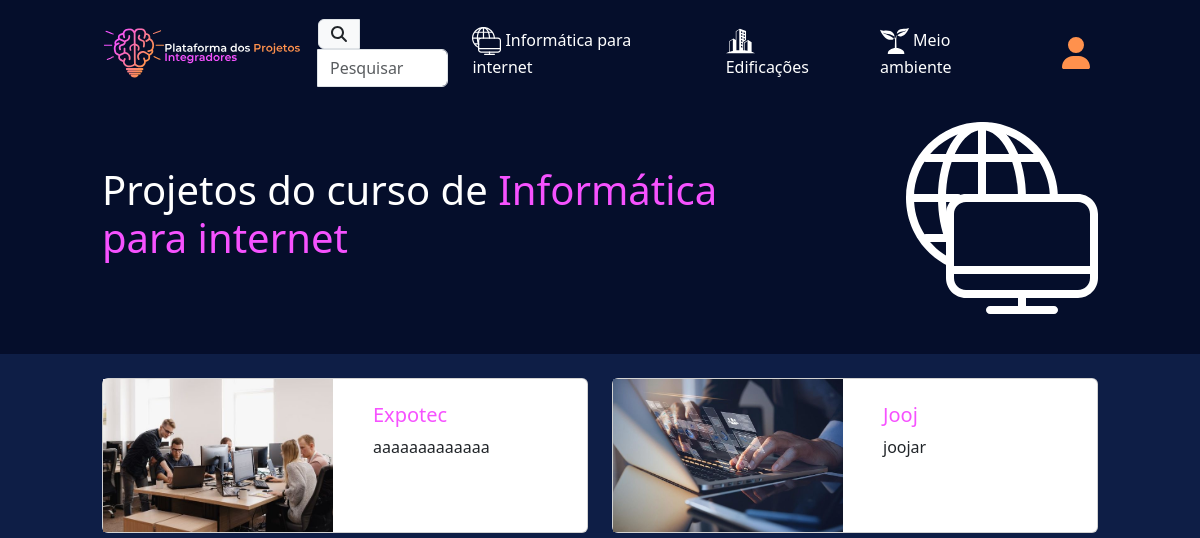
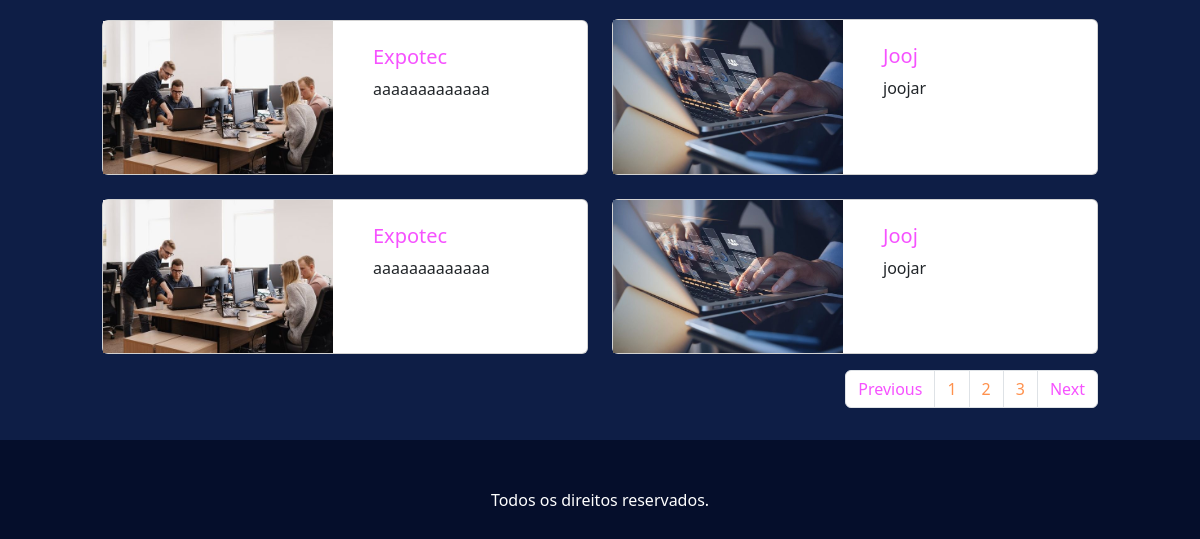
Before: /projetos/1/ with the older database file (2 pictures, top to bottom).
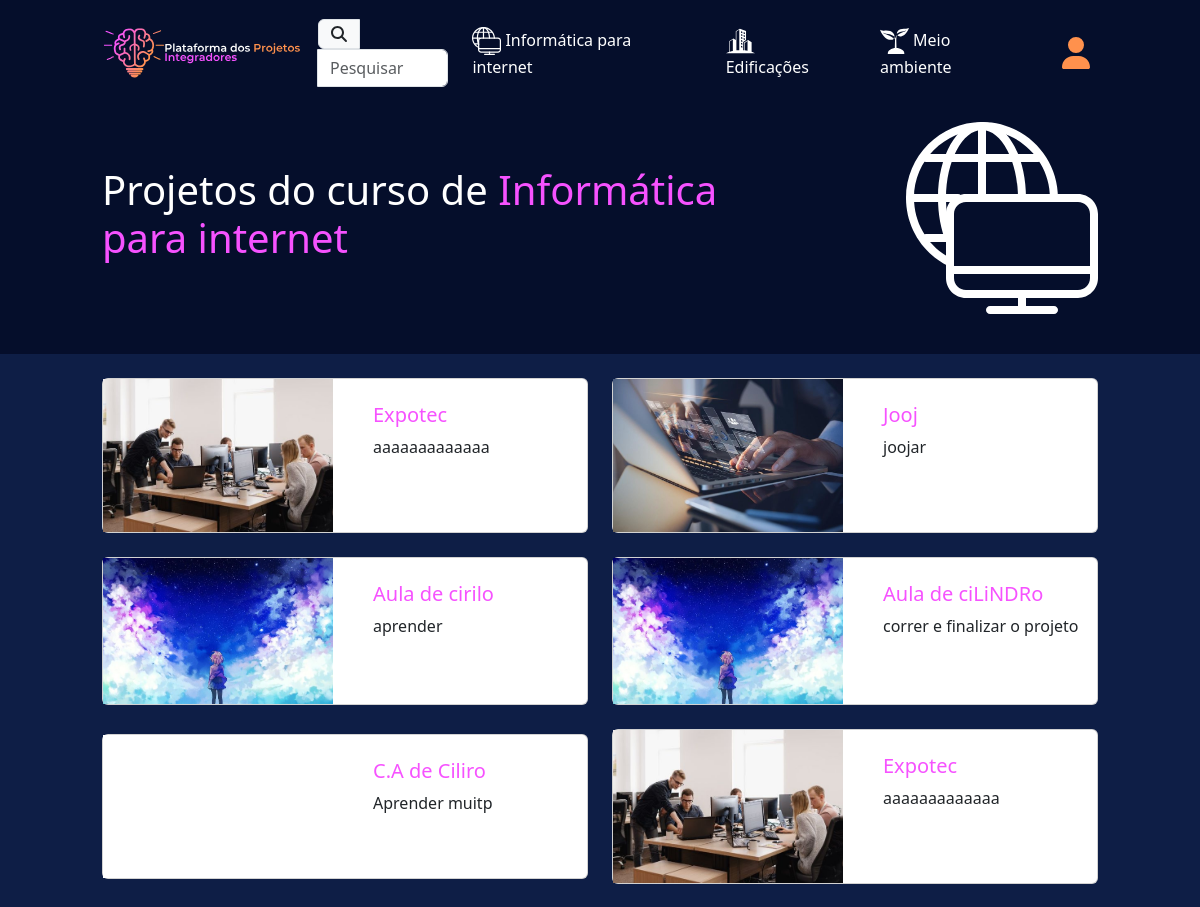
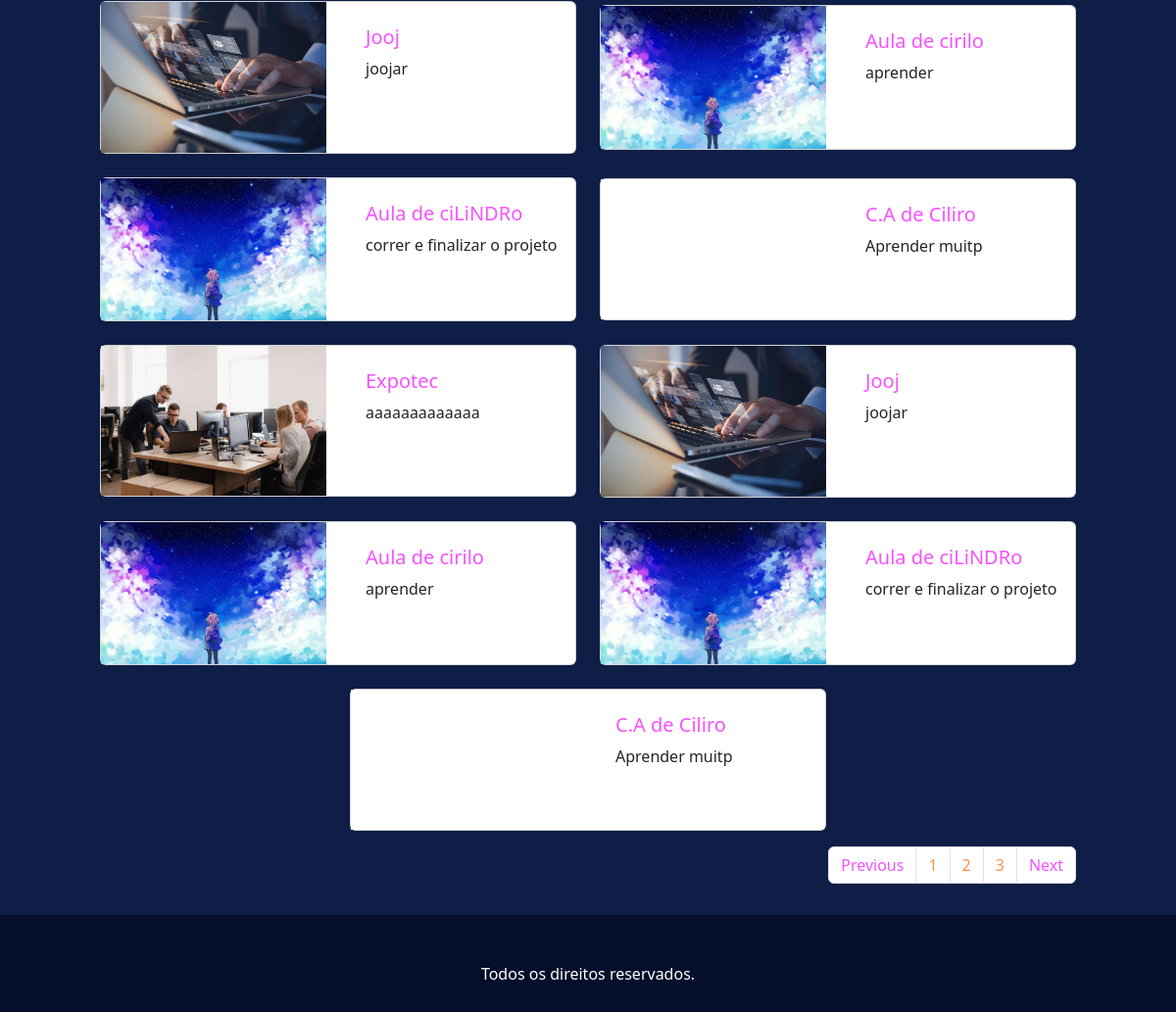
After: the same page with the newer database file (2 pictures, top to bottom).
### users/models.py (models this page shows, shortened)
class Curso(models.Model):
    titulo = models.CharField(max_length=50)
    logo = models.FileField(blank=True)

### ppi/models.py (models this page shows, shortened)
class Projeto(models.Model):
    titulo = models.CharField(max_length=80)
    resumo = models.TextField(max_length=2000)
    objetivo = models.TextField(max_length=2000)
    capa = models.ImageField('media/')
    pdf = models.FileField(blank=True, null=True)
    palavras_chave = models.CharField(max_length=200, blank=True, null=True)
    curso = models.ForeignKey(Curso,on_delete=models.CASCADE, related_name="projetos")
    componentes = models.ManyToManyField(Profile, related_name="projetos", blank=True)
    criado_em = models.DateTimeField(auto_now_add=True,null=True)

### ppi/views.py (the view)
# urls.py: path("projetos/<int:id>/", views.info, name = "projetos"),
def info(request, id):
    curso = get_object_or_404(Curso, id = id)
    posts = Projeto.objects.filter( curso = id )
    context = {
        "curso" : curso,
        "projetos" : posts,
        "range" : range(3)
    }
    return render(request, "cursofeed.html", context)

### ppi/context_processors.py (called while the page is built)
def cursos(request):
    return {
        "cursos" : Curso.objects.all,
    }

### ppi/templates/cursofeed.html (shortened to what this page needs)
{% extends "base.html" %}
{% load static %}
{% block conteudo %}
<div class="container custom-container mb-5 py-3 x">
    <div class="row g-0">
        <div class="col-md-8 ms-auto my-auto">
            <h1 class="text-white">
                Projetos do curso de <a class="roxinho text-decoration-none">{{ curso.titulo }}</a>
            </h1>
        </div>
        <div class="col-md-4 d-flex my-auto">
            <img src="{{curso.logo.url}}" class="ms-auto" alt="{{ curso.titulo }}" style="max-height: 12em; max-width: 100%;">
        </div>
    </div>
</div>
<div class="container-fluid blueback">
    <div class="container custom-container">
        <div class="row g-4 d-flex justify-content-center align-items-center">
            {% for x in range%}
                {% for projeto in projetos %}
                <div class="col-md-12 col-lg-6 col-sm-12">
                  <a class="text-decoration-none" href="{% url 'post' projeto.id %}">
                    <div class="card">
                        <div class="row">
                          <div class="col-md-12 col-lg-6 col-sm-12 d-flex">
                            <img src="{{ projeto.capa.url }}" class="mh-100 mw-100 m-auto img-fluid rounded-0" alt="{{ projeto.titulo }}">
                          </div>
                          <div class="col-md-12 col-lg-6 col-sm-12">
                            <div class="card-body py-4">
                              <h5 class="card-title roxinho">{{ projeto.titulo }}</h5>
                              <p class="card-text">{{ projeto.objetivo }}</p>
                            </div>
                          </div>
                        </div>
                    </div>
                  </a>
                </div>
                {% endfor %}
            {% endfor %}
        </div>
        <nav class="py-3" aria-label="Page navigation example">
            <ul class="pagination justify-content-end">
              <li class="page-item">
                <a class="page-link roxinho">Previous</a>
              </li>
              <li class="page-item"><a class="page-link laranja" href="#">1</a></li>
              <li class="page-item"><a class="page-link laranja" href="#">2</a></li>
              <li class="page-item"><a class="page-link laranja" href="#">3</a></li>
              <li class="page-item">
                <a class="page-link roxinho" href="#">Next</a>
              </li>
            </ul>
        </nav>
    </div>
</div>
{% endblock conteudo %}

### ppi/templates/base.html (shortened to what this page needs)
{% load static %}
<!doctype html>
<html lang="pt-br">
  <head>
    <link href="https://cdn.jsdelivr.net/npm/select2@4.1.0-rc.0/dist/css/select2.min.css" rel="stylesheet" />
    <link href="https://cdn.jsdelivr.net/npm/bootstrap@5.3.3/dist/css/bootstrap.min.css" rel="stylesheet">
    <link rel="stylesheet" href="{% static 'style.css' %}">
  </head>
  <body style="background-color: rgb(5, 14, 43);">
    <nav class="navbar navbar-expand-lg">
      <div class="container custom-container">
          <a class="navbar-brand" href="{% url 'index' %}">
              <img src="{% static 'imgs/logotopo.svg' %}" alt="Logo" style="max-height: 80px;">
          </a>
          <div class="collapse navbar-collapse" id="navbarSupportedContent">
              <ul class="navbar-nav mb-2 mb-lg-0 ms-auto d-flex align-items-center">
                {% if request.path == "/pesquisar/" %}
                <form
                    method="GET"
                    class="d-flex justify-content-center"
                    onsubmit="return redirectToSearchPage();"
                >
                <div class="input-group">
                  <span class="input-group-text" id="basic-addon1">
                    <i class="fa-solid fa-magnifying-glass text-dark"></i>
                  </span>
                  <input type="text" id="pesquisar" class="form-control search-bar" placeholder="Pesquisar" aria-describedby="basic-addon1">
                </div>
                </form>
                {% else %}
                <a class="text-decoration-none" href="{% url 'pesquisar' %}">
                  <div class="input-group">
                    <span class="input-group-text" id="basic-addon1">
                      <i class="fa-solid fa-magnifying-glass text-dark"></i>
                    </span>
                    <input type="text" id="pesquisarstatic" class="form-control search-bar" placeholder="Pesquisar" aria-describedby="basic-addon1" readonly>
                  </div>
                </a>
                {% endif %}
                  {% for curso in cursos %}
                  <li class="nav-item mx-3">
                      <a class="text-white nav-link" href="{% url 'projetos' curso.id %}">
                          <img src="{{ curso.logo.url }}" style="max-width: 1.8rem;" alt="{{curso.titulo}}">
                          {{ curso.titulo }}
                      </a>
                  </li>
                  {% endfor %}
                  {% if user.is_authenticated %}
                  <li class="nav-item ms-3">
                      <a class="nav-link" href="{% url 'verperfil' %}">
                        <i class="fa-solid fa-user fa-2xl laranja"></i>
                      </a>
                  </li>
                  <form method="post" action="{% url 'logout' %}">
                    {% csrf_token %}
                    <li class="nav-item">
                      <button type="submit" class="nav-link text-white">
                        <i class="fa-solid fa-2xl fa-right-from-bracket"></i>
                      </button>
                    </li>
                  </form>
                  {% else %}
                  <li class="nav-item ms-3">
                      <a class="nav-link" href="{% url 'login' %}">
                        <i class="fa-solid fa-user fa-2xl laranja"></i>
                      </a>
                  </li>
                  {% endif %}
              </ul>
          </div>
      </div>
    </nav>
    {% block conteudo %}
    {% endblock conteudo %}
    <footer class="py-5 text-center text-white">
      Todos os direitos reservados.
    </footer>
  </body>
</html>

Changed rows visible on the page:
added Projeto: capa (picture), titulo "Aula de cirilo", objetivo "aprender"
added Projeto: capa (picture), titulo "Aula de ciLiNDRo", objetivo "correr e finalizar o projeto"
added Projeto: capa (picture), titulo "C.A de Ciliro", objetivo "Aprender muitp"
